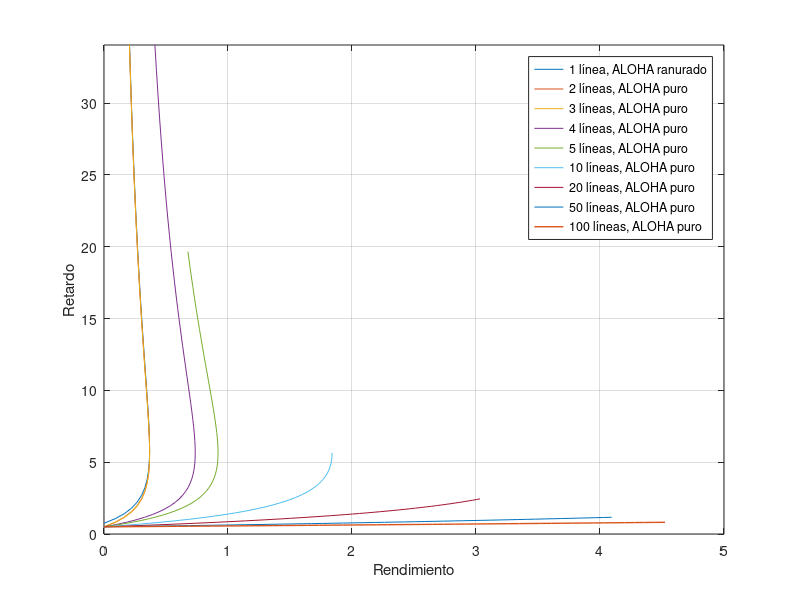

MATLAB code for this plot:
clc
clear all
close all
%%%%%%%%%%%%%%%%%%%%%%%%%%%%%%%%%%%%%%%%%%%%%%%%%%%%%%%%%%%%%%%%%%%%%%%%%%%%%%%%%%%%%%%%%%%%%%%
% En MATLAB (u otro programa para realizar cálculos numéricos), produce un diagrama que
% caracteriza el retardo en función del rendimiento si el canal consiste en 1, 2 o 4 líneas.
% Específicamente:
% • el número medio de paquetes generado (G) varia entre 0 y 5;
% • el diagrama muestra el rendimiento en el eje horizontal y el retardo en el eje vertical;
% • el diagrama combina tres curvas, una para cada escenario (1 línea, 2 líneas, 4 líneas).
%%%%%%%%%%%%%%%%%%%%%%%%%%%%%%%%%%%%%%%%%%%%%%%%%%%%%%%%%%%%%%%%%%%%%%%%%%%%%%%%%%%%%%%%%%%%%%%
G = 0:0.1:5;               % Num. Medio Paquetes Generado
T = 0.5;                   % Tiempo

% 1 línea, ALOHA ranurado
S1 = G.*exp(-G);
D1 = (exp(G)-1).*(T+5.*T) + 3./2.*T;

% 2 líneas, ALOHA puro
S2 = 2.*G./2.*exp(-2*G./2);
D2 = (exp(2.*G./2)-1).*(T+5.*T) + T;

% 3 líneas, ALOHA puro
S3 = 3.*G./3.*exp(-3.*G./3);
D3 = (exp(3.*G./3)-1).*(T+5.*T) + T;

% 4 líneas, ALOHA puro
S4 = 4.*G./4.*exp(-2.*G./4);
D4 = (exp(2.*G./4)-1).*(T+5.*T) + T;

% 5 líneas, ALOHA puro
S5 = 5.*G./5.*exp(-2.*G./5);
D5 = (exp(2.*G./5)-1).*(T+5.*T) + T;

% 10 líneas, ALOHA puro
S10 = 10.*G./10.*exp(-2.*G./10);
D10 = (exp(2.*G./10)-1).*(T+5.*T) + T;

% 20 líneas, ALOHA puro
S20 = 4.*G./4.*exp(-2.*G./20);
D20 = (exp(2.*G./20)-1).*(T+5.*T) + T;

% 50 líneas, ALOHA puro
S50 = 50.*G./50.*exp(-2.*G./50);
D50 = (exp(2.*G./50)-1).*(T+5.*T) + T;

% 100 líneas, ALOHA puro
S100 = 100.*G./100.*exp(-2.*G./100);
D100 = (exp(2.*G./100)-1).*(T+5.*T) + T;


% Representación
figure(1)
plot(S1,D1,S2,D2,S3,D3,S4,D4, S5,D5,S10,D10,S20,D20,S50,D50,S100,D100,'LineWidth',1);
grid on
legend('1 línea, ALOHA ranurado','2 líneas, ALOHA puro','3 líneas, ALOHA puro','4 líneas, ALOHA puro','5 líneas, ALOHA puro','10 líneas, ALOHA puro','20 líneas, ALOHA puro', '50 líneas, ALOHA puro','100 líneas, ALOHA puro');
xlabel('Rendimiento')
ylabel('Retardo')
ylim([0,max(D4)])
